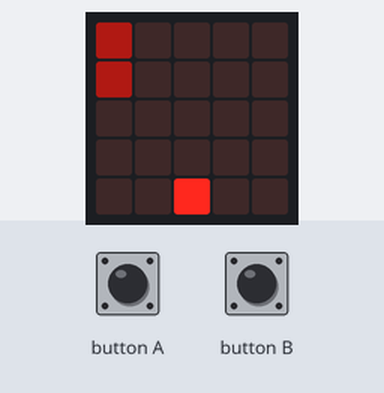
Recording of a program running on a simulated BBC micro:bit running MicroPython. Shown: the board's 5×5 LED display. The test bench sets the inputs (shaded band). Random numbers come from a fixed seed.

Above: at 1.2 s.
1.3 s: button B pressed for 0.15 s
At 1.51 s:
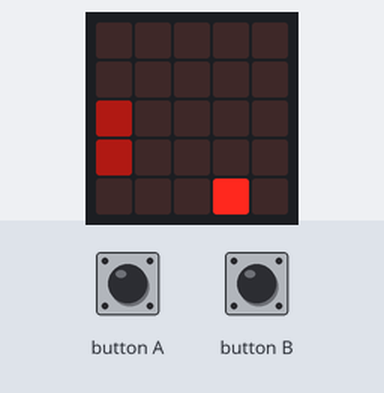
2.0 s: button A pressed for 0.15 s
At 2.21 s:
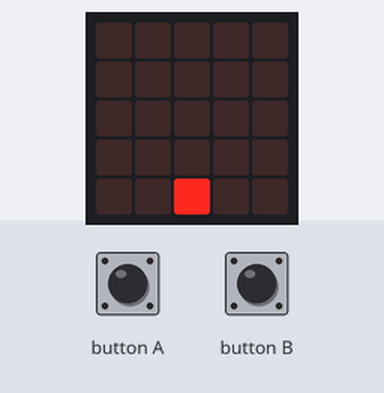
2.7 s: button B pressed for 1 s
At 2.92 s:
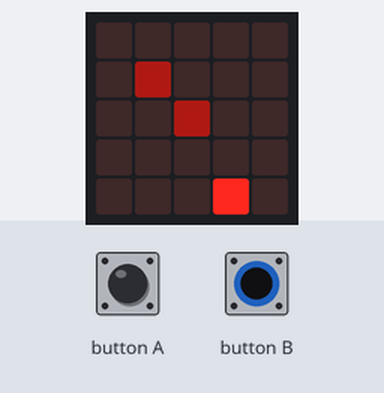
4.3 s: button A pressed for 1 s
At 4.73 s:
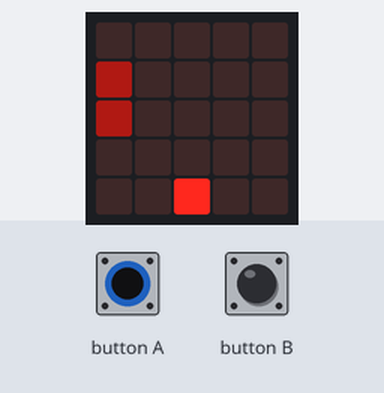
Timing chart, 0 to 7.3 s (numbered marks = the images above; inputs shaded):
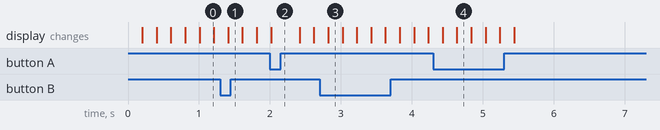

The program:

spaceship.py
```python
from microbit import *
import random

class Ship():
    def __init__(self, pos):
        self._pos = pos
        self.clear()
        self.draw()
    def draw(self):
        display.set_pixel(self._pos, 4, 9)
    def clear(self):
        for i in range(5):
            display.set_pixel(i, 4, 0)
    def right(self):
        self.clear()
        self._pos = min(4, self._pos + 1)
        self.draw()
    def left(self):
        self.clear()
        self._pos = max(0, self._pos - 1)
        self.draw()


class Space():
    def __init__(self):
        self.lines = [[0 for i in range(5)] for j in range(4)]
    def scroll(self):
        for i in range(3, 0, -1):
            self.lines[i] = self.lines[i-1]
        self.lines[0] = [(random.randint(0, 9) > 8) for i in range(5)]
    def draw(self):
        for row, line in enumerate(self.lines):
            for col in range(5):
                display.set_pixel(col, row, self.lines[row][col] * 2)
    def check_collision(self, ship):
        if self.lines[3][ship._pos] > 0:
            return True

ship = Ship(2)
space = Space()
advance_space = False
while True:
    if advance_space:
        space.scroll()
        space.draw()
    else:
        advance_space = not advance_space
    if button_a.was_pressed():
        ship.left()
    elif button_b.was_pressed():
        ship.right()
    if space.check_collision(ship):
        display.show(Image.SKULL)
        break
    sleep(200)
```
